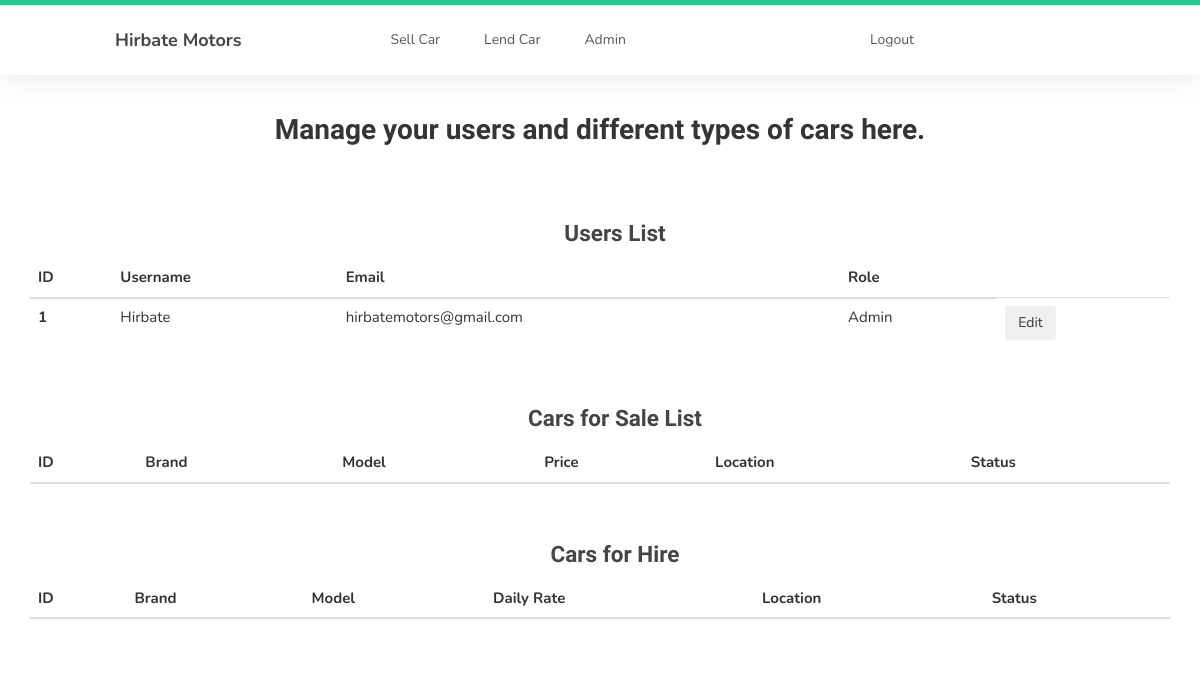
The page /admin (signed in) on the database its author committed.
### car_dealer/models.py (models this page shows, shortened)
class User(db.Model, UserMixin):
    id = db.Column(db.Integer, primary_key=True)
    username = db.Column(db.String(20), unique=True, nullable=False)
    email = db.Column(db.String(80), unique=True, nullable=False)
    password = db.Column(db.String(120), nullable=False)
    date_added = db.Column(db.DateTime, default=datetime.utcnow())
    is_admin = db.Column(db.Boolean, nullable=False, default=False)
    sale_reference = db.relationship('Car', backref='Owner', lazy=True)
    hire_reference = db.relationship('LendCar', backref='Owner', lazy=True)

### car_dealer/routes.py (the view)
@app.route('/admin', methods=['GET', 'POST'])
@login_required
def admin():
    if current_user.is_admin:
        users = User.query.all()
        cars_for_sale = Car.query.all()
        cars_for_hire = LendCar.query.all()
        return render_template('admin.html', title='Account Page', users=users, cars_for_sale=cars_for_sale,
                               cars_for_hire=cars_for_hire)
    else:
        abort(404)

### car_dealer/models.py (called while the page is built)
@login_manager.user_loader
def load_user(user_id):
    return User.query.get(int(user_id))

### car_dealer/templates/admin.html (shortened to what this page needs)
{% extends 'layout.html' %}
{% block content %}
    <div class="container" style="margin-top: 2rem; font-family: Helvetica, Arial, sans-serif; text-align: center">
        <h2>Manage your users and different types of cars here.</h2>
    </div>
    <div class="row" id="AdminTables">
        <div class="col-md-12 mt-4 mb-4">
            <div class="container" style="text-align: center">
                <h3>Users List</h3>
            </div>
            <table class="table table-dark">
              <thead>
                <tr>
                  <th scope="col">ID</th>
                  <th scope="col">Username</th>
                  <th scope="col">Email</th>
                  <th scope="col">Role</th>
                </tr>
              </thead>
              <tbody>
                {% for user in users %}
                    <tr>
                      <th scope="row">{{ user.id }}</th>
                      <td>{{ user.username }}</td>
                      <td>{{ user.email }}</td>
                      {% if user.is_admin %}
                          <td>Admin</td>
                      {% else %}
                          <td>User</td>
                      {% endif %}
                      <td><button type="button" class="btn btn-secondary">Edit</button></td>
                    </tr>
                {% endfor %}
              </tbody>
            </table>
        </div>
        <div class="col-md-12 mt-4 mb-4">
            <div class="container" style="text-align: center">
                <h3>Cars for Sale List</h3>
            </div>
            <table class="table table-dark">
              <thead>
                <tr>
                  <th scope="col">ID</th>
                  <th scope="col">Brand</th>
                  <th scope="col">Model</th>
                  <th scope="col">Price</th>
                  <th scope="col">Location</th>
                  <th scope="col">Status</th>
                </tr>
              </thead>
            </table>
        </div>
        <div class="col-md-12 mt-4 mb-4">
            <div class="container" style="text-align: center">
                <h3>Cars for Hire</h3>
            </div>
            <table class="table table-dark">
              <thead>
                <tr>
                  <th scope="col">ID</th>
                  <th scope="col">Brand</th>
                  <th scope="col">Model</th>
                  <th scope="col">Daily Rate</th>
                  <th scope="col">Location</th>
                  <th scope="col">Status</th>
                </tr>
              </thead>
            </table>
        </div>
    </div>
{% endblock %}

### car_dealer/static/css/style.css (style rules this page uses)
body { background: #ffffff; font-family: 'Nunito', sans-serif; overflow-x: hidden; padding-top: 10px; }
h1,h2,h3,h4,h5,h6 { font-family: 'Muli', sans-serif; font-weight: bold; line-height: inherit; }
h2 { color: #353535; font-size: 2em; padding-bottom: 10px; }
h3 { font-size: 1.5em; }
h3, h3 a { color: #454545; }
html { -webkit-font-smoothing: antialiased; }
a, input, button, .form-control { -webkit-transition: 0.5s; transition: 0.5s; }
.col-md-12 { margin-top: 0.7rem; margin-bottom: 0.7rem; }
#AdminTables { margin-top: 20px; margin-left: 15px; margin-right: 15px; font-size: 15px; }

### rows shown on the page
User: id "1", username "Hirbate", email "hirbatemotors@gmail.com", is_admin "Admin"
